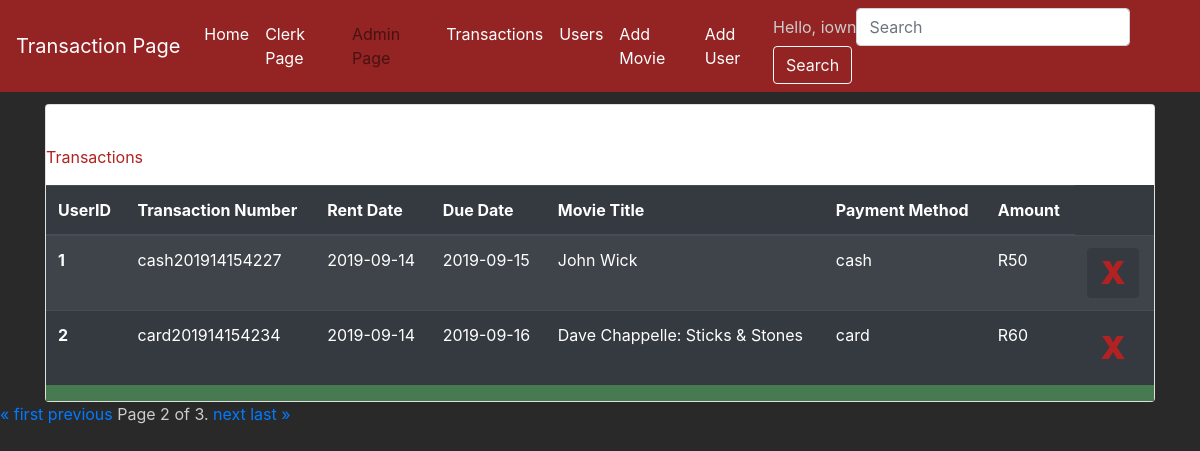
The page /transactions/?page=2 (signed in) on the database its author committed.
### webapp/models.py (models this page shows)
class Transaction(models.Model):
    users_ID= models.ForeignKey(User,on_delete=models.CASCADE)
    TransactionNumber = models.IntegerField()
    RentDate= models.CharField(max_length=250)
    DueDate = models.CharField(max_length=255)
    MovieTitle = models.CharField(max_length=255)
    Payment_Method= models.CharField(max_length=255)
    Amount = models.IntegerField(default=0)

### webapp/views.py (the view)
# urls.py: path('transactions/', views.transactions, name='transactions'),
@login_required
def transactions(request):
    dvds = DVD.objects.all() #imports dvds from database
    trans = Transaction.objects.all() #imports dvds from database
    users = User.objects.all() #imports dvds from database
    customer = Customer.objects.all() #imports dvds from database
    query = request.GET.get("query")
    if query:
        trans = Transaction.objects.filter(Q(TransactionNumber__icontains=query)) #Search Function according to name
    paginator = Paginator(dvds, 6) # Show 3 dvds per page
    page = request.GET.get('page')
    dvds = paginator.get_page(page)
    form=DocumentForm()
    context_dict = { 'dvds':dvds ,'form': form, 'trans':trans, 'users':users, 'customer':customer}
    return render(request, 'transactions.html',context_dict)

### webapp/form.py
class DocumentForm(forms.ModelForm):
    class Meta:
        model = DVD
        fields = ('Title','year','genre','InStock','Synopsis','BookingPickup' ,'NumOfTimesRented','ImageDVD')

### templates/transactions.html (shortened to what this page needs)
{%load static %}
<!DOCTYPE html>
<html lang="en">
<head>
    <link rel="stylesheet" href="https://stackpath.bootstrapcdn.com/bootstrap/4.3.1/css/bootstrap.min.css">
    <link rel="stylesheet" type="text/css" href="{% static 'transactionstyle.css'%}">
</head>
<body>
    <nav class="navbar navbar-expand-lg navbar-light sticky" style="background-color: rgba(178, 34, 34, 0.781);">
            <a class="navbar-brand" href="#" style="color: white" >Transaction Page</a>
            <div class="collapse navbar-collapse" id="navbarSupportedContent">
              <ul class="navbar-nav mr-auto">
                <li class="nav-item active">
                  <a class="nav-link" href="/" style="color: white">Home <span class="sr-only">(current)</span></a>
                </li>
                <li class="nav-item ">
                        {% if user.is_superuser %}
                        <a class="nav-link" href="../clerk" style="color: white">Clerk Page</a>
                        {%endif%}
                      </li>
                    <li class="nav-item" style="color: white">
                      {% if user.is_superuser %}
                      <a class="nav-link" href="/admin">Admin Page</a>
                      {%endif%}
                  </li>
                  <li class="nav-item ">
                      {% if user.is_superuser %}
                      <a class="nav-link" href="../transactions" style="color: white">Transactions</a>
                      {%endif%}
                    </li>
                  <li class="nav-item ">
                        {% if user.is_superuser %}
                        <a class="nav-link" href="../userstbl" style="color: white">Users</a>
                        {%endif%}
                  </li>
                  <li class="nav-item">
                      {% if user.is_superuser %}
                      <a class="nav-link" href="#" data-toggle="modal" data-target="#mymodal1" style="color: white">Add Movie</a>
                      {%endif%}
                  </li>
                  <li class="nav-item ">
                    {% if user.is_superuser %}
                    <a class="nav-link" href="#" data-toggle="modal" data-target="#mymodal2" style="color: white">Add User</a>
                    {%endif%}
                  </li>
                </ul>
              <form method="GET" action="" class="form-inline my-2 my-lg-0">
                  <a> Hello, {{user.first_name}}</a><br>
                <input class="form-control mr-sm-2" name ='query' type="search" placeholder="Search" aria-label="Search">
                <button class="btn btn-outline-light my-2 my-sm-0" type="submit">Search</button>
              </form>
            </div>
          </nav>
    <a></a><br>
    <div class="container">
            <div class="card" style="table-layout: fixed;">
              <div class="card-body"></div>
                    <p class="" style="font: bold; color:firebrick">Transactions</p>
                      <div class="table-body">
                              <table class="table table-striped table-dark">
                                      <thead>
                                        <tr>
                                          <th scope="col">UserID</th>
                                          <th scope="col">Transaction Number</th>
                                          <th scope="col">Rent Date</th>
                                          <th scope="col">Due Date</th>
                                          <th scope="col">Movie Title</th>
                                          <th scope="col">Payment Method</th>
                                          <th scope="col">Amount</th>
                                        </tr>
                                      </thead>
                                      <tbody>
                                      {% for tran in trans %}
                                        <tr>
                                          <th scope="row">{{tran.id}}</th>
                                          <td>{{tran.TransactionNumber}}</td>
                                          <td>{{tran.RentDate}}</td>
                                          <td>{{tran.DueDate}}</td>
                                          <td>{{tran.MovieTitle}}</td>
                                          <td>{{tran.Payment_Method}}</td>
                                          <td>{{tran.Amount}}</td>
                                          {% if user.is_superuser %}
                                          <td><button type="button" class="btn btn-dark badge" style="color:firebrick; font-size:2rem"><strong>X</strong></button></td>
                                          {%endif%}
                                        </tr>
                                      {%endfor%}
                                      </tbody>
                                    </table>
                      </div>
              </div>
            </div>
    <div class="pagination">
            <span class="step-links">
                {% if dvds.has_previous %}
                    <a href="?page=1">&laquo; first</a>
                    <a href="?page={{ dvds.previous_page_number }}">previous</a>
                {% endif %}
                <span class="current">
                    Page {{ dvds.number }} of {{ dvds.paginator.num_pages }}.
                </span>
                {% if dvds.has_next %}
                    <a href="?page={{ dvds.next_page_number }}">next</a>
                    <a href="?page={{ dvds.paginator.num_pages }}">last &raquo;</a>
                {% endif %}
            </span>
        </div>
</body>
</html>

### static/transactionstyle.css (style rules this page uses)
body { padding-top: 80px; background-color: rgb(41, 41, 41); color: #CCC; }
.navbar { z-index: 9999; }
.navbar-brand { color:forestgreen; }
.sticky { position: fixed; top:0; width:100%; }
.table-body { background-color: #487A51; }

### rows shown on the page
Transaction: id "1", TransactionNumber "cash201914154227", RentDate "2019-09-14", DueDate "2019-09-15", MovieTitle "John Wick", Payment_Method "cash", Amount "R50"
Transaction: id "2", TransactionNumber "card201914154234", RentDate "2019-09-14", DueDate "2019-09-16", MovieTitle "Dave Chappelle: Sticks & Stones", Payment_Method "card", Amount "R60"

### other values the page prints
{{ user.first_name }} "iown"
{{ dvds.number }} "2"
{{ dvds.paginator.num_pages }} "3"
